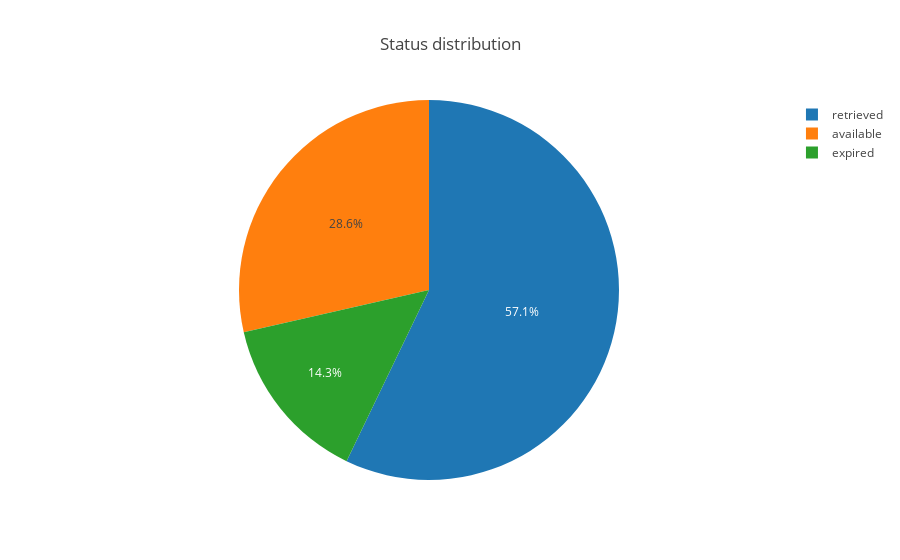

The code cell stored with this chart in its notebook:
### Markdown cell above
Plot a `pie chart` to showcase the spread of found and reported items with their proportion in SIS.

### Code cell
trace5 = go.Pie(labels=count_status['status'], values=count_status['count_status'])
layout = go.Layout(title='Status distribution') 

fig = go.Figure(data=[trace5], layout=layout)
iplot(fig)

### Figure 1 — Plotly figure (JSON) as saved in the notebook; plotly's stock layout.template omitted (floating-point values rounded to 4 significant figures)
{"data": [{"labels": ["available", "expired", "retrieved"], "type": "pie", "uid": "570d1b51-5128-4ab6-bd84-24bb49571c78", "values": [4, 2, 8]}], "layout": {"title": {"text": "Status distribution"}}}
